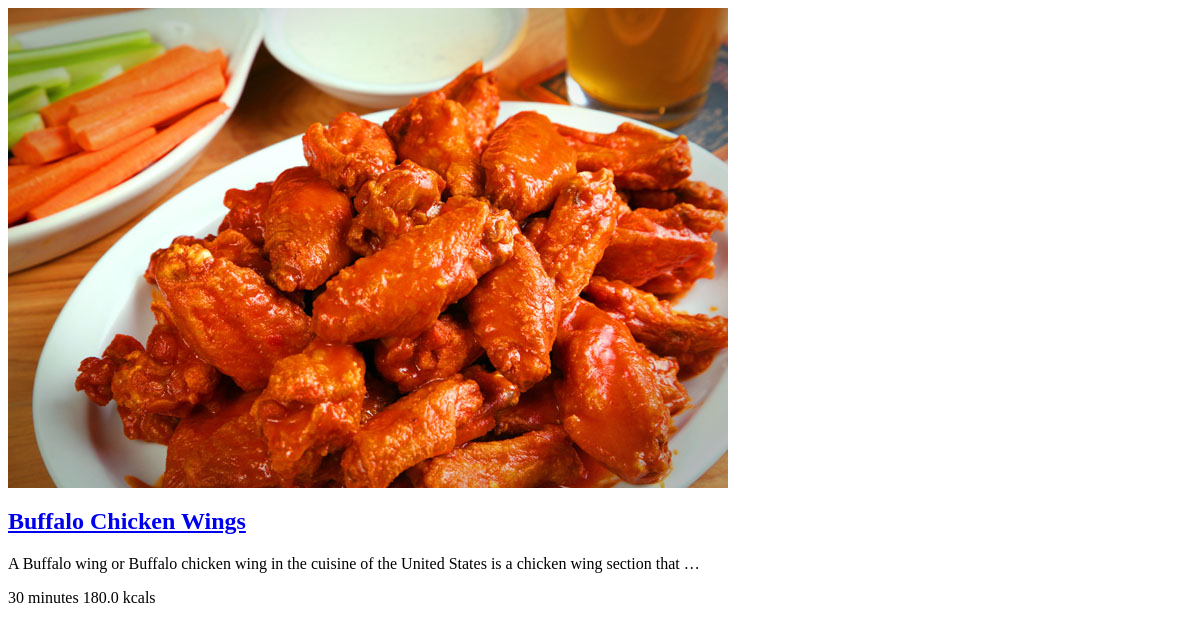
/mains/, run on an earlier commit of the app's database.
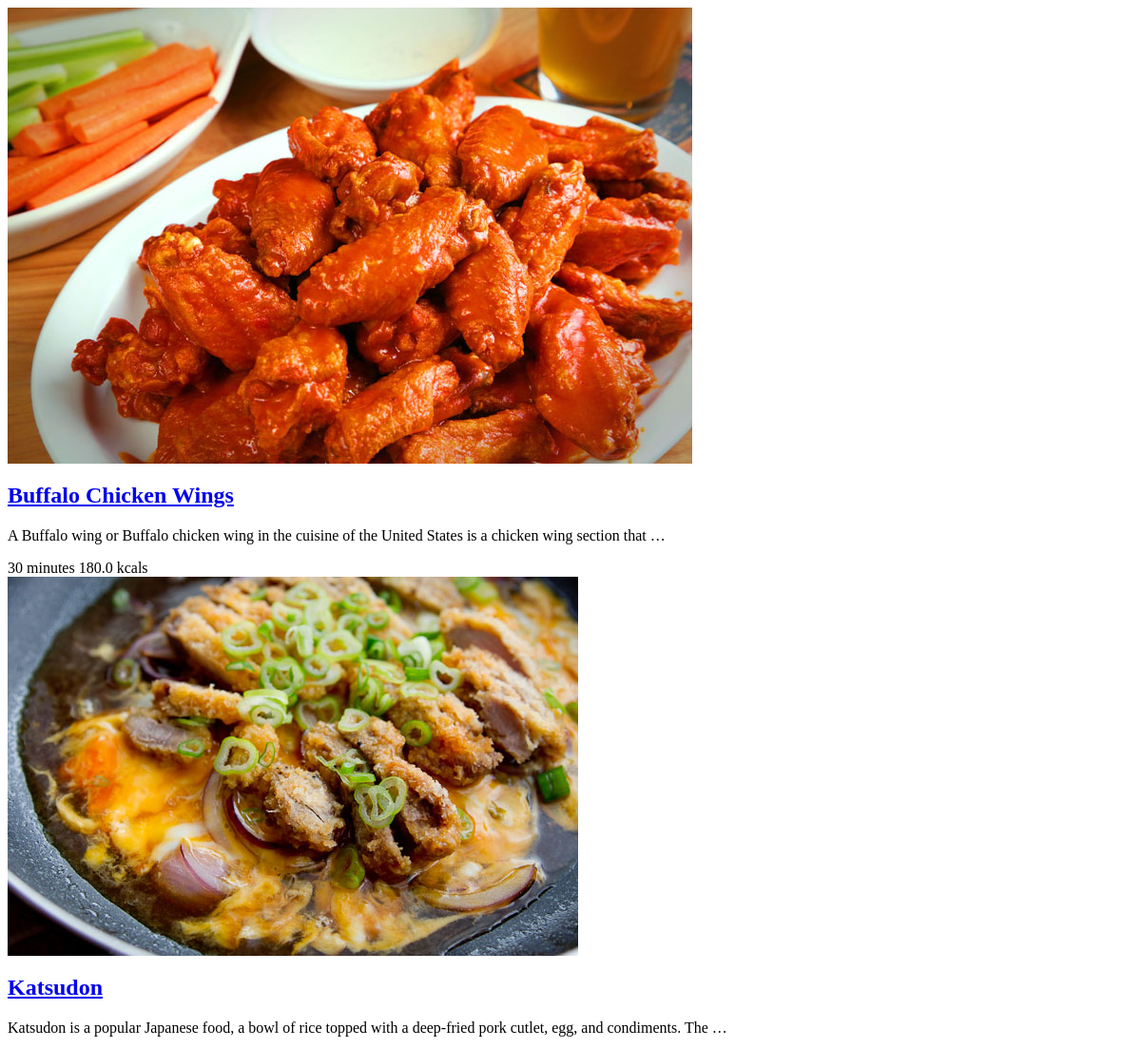
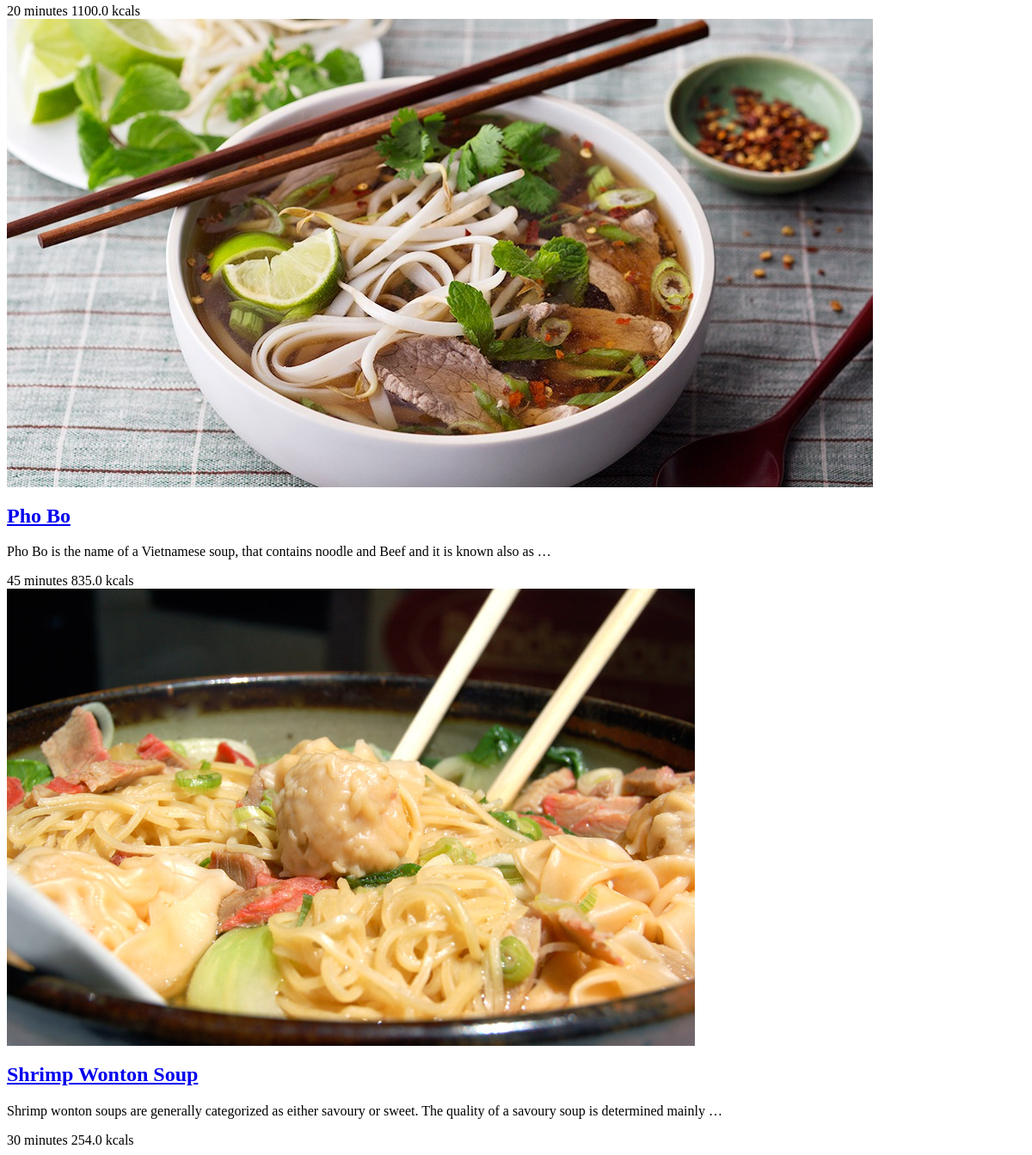
And on a later commit of the database (2 pictures, top to bottom).
### apps/recipes/models.py (models this page shows, shortened)
class Recipe(models.Model):
    title = models.CharField(max_length=200)
    slug = models.SlugField(max_length=200)
    category = models.ForeignKey(Category)
    description = models.TextField()
    photo = models.FileField()
    ingredients = models.TextField()
    method = models.TextField()
    cooktime = models.IntegerField()
    fat = models.FloatField()
    carbs = models.FloatField()
    protein = models.FloatField()
    calories = models.FloatField()

### project/views.py (the view)
# urls.py: url(r'^(?P<category_slug>[-\w]+)/$', views.category), # add this
def category(request, category_slug):
    recipes = Recipe.objects.filter(category__slug=category_slug)
    return render(request, 'category.html', {
      'recipes': recipes,
    })

### templates/category.html (shortened to what this page needs)
{% for recipe in recipes %}
    <div class="recipe-item">
        <article>
            <a class="recipe-image" href="/{{ recipe.category.slug }}/{{ recipe.id }}/{{ recipe.slug }}/">
                <img src="{{ recipe.photo.url }}" alt="{{ recipe.title }}">
                <h2 class="recipe-title">{{ recipe.title }}</h2>
            </a>
            <p>{{ recipe.description|truncatewords:20 }}</p>
            <div class="recipe-info">
                <span class="total-time">{{ recipe.cooktime }} minutes</span>
                <span class="kcals">{{ recipe.calories }} kcals</span>
            </div>
        </article>
    </div>
{% endfor %}

What changed in the data, as far as the page shows it:
added Recipe: photo (picture), title "Katsudon", description "Katsudon is a popular Japanese food, a bowl of rice topped with a deep-fried pork cutlet, egg, and condiments. The …", cooktime "20", calories "1100.0"
added Recipe: photo (picture), title "Pho Bo", description "Pho Bo is the name of a Vietnamese soup, that contains noodle and Beef and it is known also as …", cooktime "45", calories "835.0"
added Recipe: photo (picture), title "Shrimp Wonton Soup", description "Shrimp wonton soups are generally categorized as either savoury or sweet. The quality of a savoury soup is determined mainly …", cooktime "30", calories "254.0"
